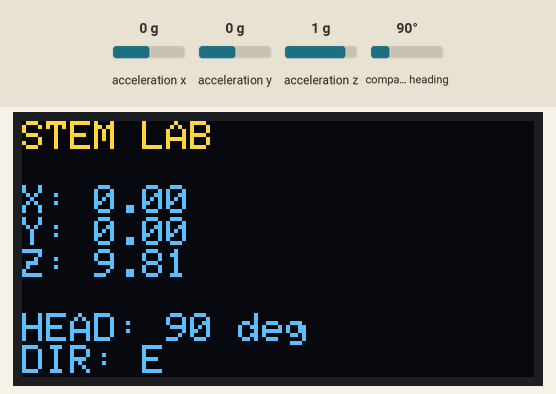
Recording of a sketch running on a simulated Arduino Uno, built with avr-gcc and run on an emulated ATmega328P. On the bench: 128×64 one-colour display. Inputs (shaded band) come from the test bench; at power-on: compass heading 90°, acceleration x 0 g, acceleration y 0 g, acceleration z 1 g. The OLED is the two-colour kind (top 16 rows yellow); what the sketch prints to the serial monitor is not drawn.

Above: at 2.7 s.
2.8 s: compass heading set to 7°
At 3.4 s:
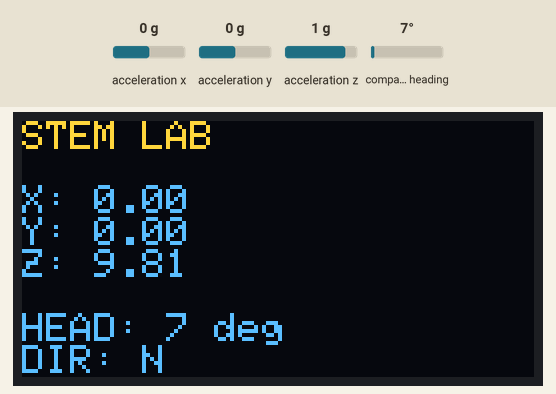
4.5 s: compass heading set to 180°
At 5.8 s:
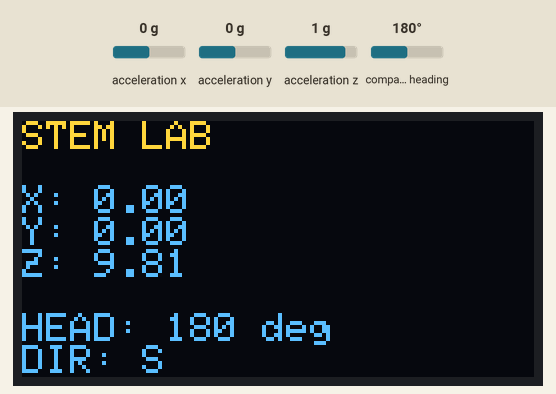
6.1 s: compass heading set to 269°
At 7.0 s:
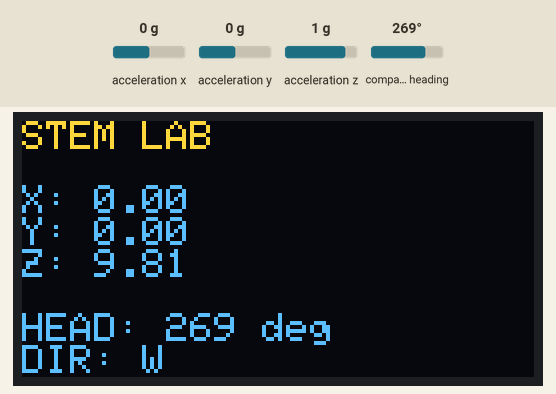
7.8 s: compass heading set to 90°
At 9.1 s:
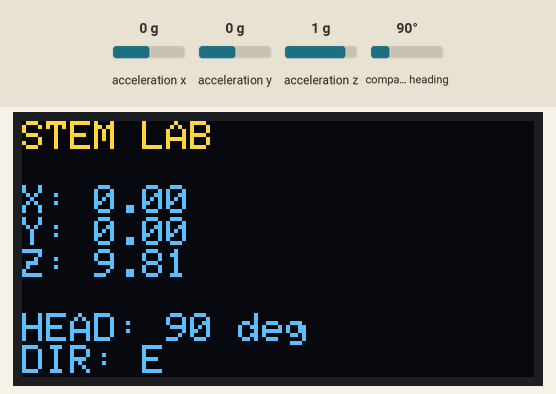
9.4 s: acceleration x set to -1.4 g
At 10.6 s:
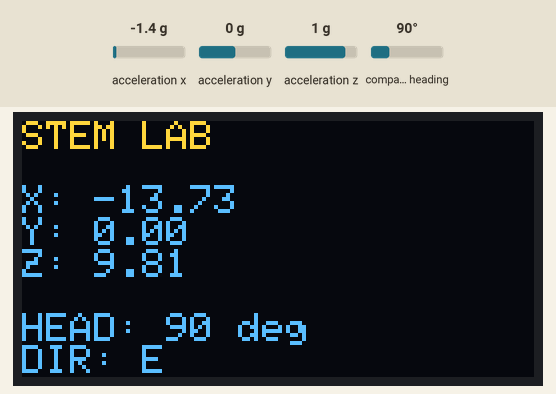
11.1 s: acceleration y set to -1.4 g
At 11.8 s:
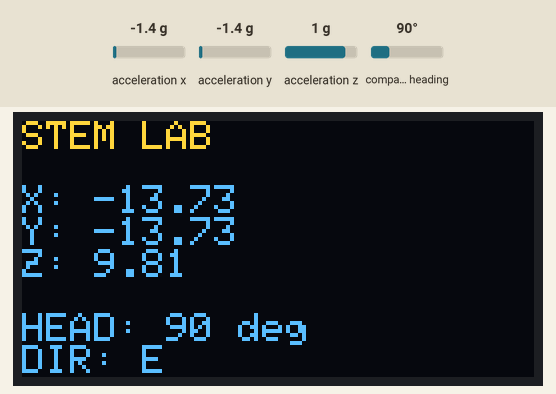
Timing chart, 0 to 13.8 s (numbered marks = the images above; inputs shaded):
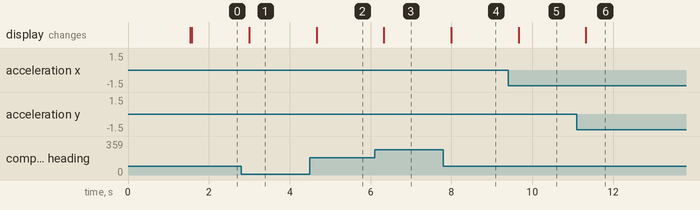

Measured:
- after the input at 2.8 s, the display: changes after 0.20 s (image 1)
- after the input at 4.5 s, the display: changes after 0.16 s (image 2)
- after the input at 6.1 s, the display: changes after 0.23 s (image 3)
- after the input at 7.8 s, the display: changes after 0.19 s (image 4)
- after the input at 9.4 s, the display: changes after 0.26 s (image 5)
- after the input at 11.1 s, the display: changes after 0.22 s (image 6)

The sketch:

Compass.ino
```cpp
#include <Wire.h>

#include <Adafruit_GFX.h>
#include <Adafruit_SSD1306.h>
#include <Adafruit_ADXL345_U.h>

#include <MechaQMC5883.h>

#include <math.h>


// ========================================
// OLED
// ========================================

#define SCREEN_WIDTH 128
#define SCREEN_HEIGHT 64

Adafruit_SSD1306 display(
  SCREEN_WIDTH,
  SCREEN_HEIGHT,
  &Wire,
  -1
);


// ========================================
// ADXL345
// ========================================

Adafruit_ADXL345_Unified accelerometer =
  Adafruit_ADXL345_Unified(12345);


// ========================================
// QMC5883L
// ========================================

MechaQMC5883 qmc;


// ========================================
// GET COMPASS DIRECTION
// ========================================

const char* getDirection(float heading) {

  if (heading >= 337.5 || heading < 22.5)
    return "N";

  if (heading < 67.5)
    return "NE";

  if (heading < 112.5)
    return "E";

  if (heading < 157.5)
    return "SE";

  if (heading < 202.5)
    return "S";

  if (heading < 247.5)
    return "SW";

  if (heading < 292.5)
    return "W";

  return "NW";
}


// ========================================
// SETUP
// ========================================

void setup() {

  Serial.begin(115200);

  delay(1500);

  Serial.println();
  Serial.println(F("=============================="));
  Serial.println(F("       STEM LAB"));
  Serial.println(F("=============================="));


  // ----------------------------------------
  // I2C
  // ----------------------------------------

  Wire.begin();
  Wire.setClock(100000);

  Serial.println(F("I2C READY"));


  // ----------------------------------------
  // OLED
  // ----------------------------------------

  Serial.println(F("Starting OLED..."));

  if (!display.begin(
        SSD1306_SWITCHCAPVCC,
        0x3C
      )) {

    Serial.println(F("OLED FAILED"));

    while (true);
  }

  Serial.println(F("OLED SUCCESS"));


  // ----------------------------------------
  // ADXL345
  // ----------------------------------------

  Serial.println(F("Starting ADXL345..."));

  if (!accelerometer.begin()) {

    Serial.println(F("ADXL345 FAILED"));

    while (true);
  }

  Serial.println(F("ADXL345 SUCCESS"));


  // ----------------------------------------
  // QMC5883L
  // ----------------------------------------

  Serial.println(F("Starting QMC5883L..."));

  qmc.init();

  Serial.println(F("QMC SUCCESS"));

  Wire.setClock(100000);
}


// ========================================
// LOOP
// ========================================

void loop() {

  // ======================================
  // READ ACCELEROMETER
  // ======================================

  sensors_event_t event;

  accelerometer.getEvent(&event);

  float x = event.acceleration.x;
  float y = event.acceleration.y;
  float z = event.acceleration.z;


  // ======================================
  // READ MAGNETOMETER
  // ======================================

  int magX;
  int magY;
  int magZ;

  qmc.read(
    &magX,
    &magY,
    &magZ
  );


  // ======================================
  // CALCULATE HEADING
  // ======================================

  float heading =
    atan2(
      (float)magY,
      (float)magX
    ) * 180.0 / PI;


  // Convert negative angle to 0-360
  if (heading < 0) {
    heading += 360.0;
  }


  // ======================================
  // GET DIRECTION
  // ======================================

  const char* direction =
    getDirection(heading);


  // ======================================
  // SERIAL MONITOR
  // ======================================

  Serial.print(F("ACC: "));

  Serial.print(x, 2);
  Serial.print(F(", "));

  Serial.print(y, 2);
  Serial.print(F(", "));

  Serial.print(z, 2);

  Serial.print(F(" | MAG: "));

  Serial.print(magX);
  Serial.print(F(", "));

  Serial.print(magY);
  Serial.print(F(", "));

  Serial.print(magZ);

  Serial.print(F(" | HEADING: "));

  Serial.print(heading, 1);

  Serial.print(F(" | DIR: "));

  Serial.println(direction);


  // ======================================
  // OLED
  // ======================================

  display.clearDisplay();

  display.setTextColor(SSD1306_WHITE);
  display.setTextSize(1);

  display.setCursor(0, 0);

  display.println(F("STEM LAB"));

  display.println();

  display.print(F("X: "));
  display.println(x, 2);

  display.print(F("Y: "));
  display.println(y, 2);

  display.print(F("Z: "));
  display.println(z, 2);

  display.println();

  display.print(F("HEAD: "));
  display.print(heading, 0);
  display.println(F(" deg"));

  display.print(F("DIR: "));
  display.println(direction);

  display.display();


  // Update approximately 5 times/sec
  delay(200);
}
```
